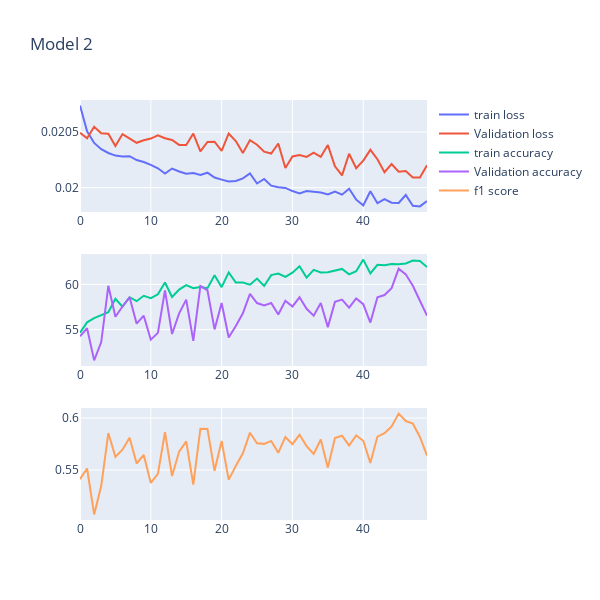

Notebook code cell kept with this figure:
### Code cell
plot_metrics(model_2_loss_and_acc, "Model 2")
